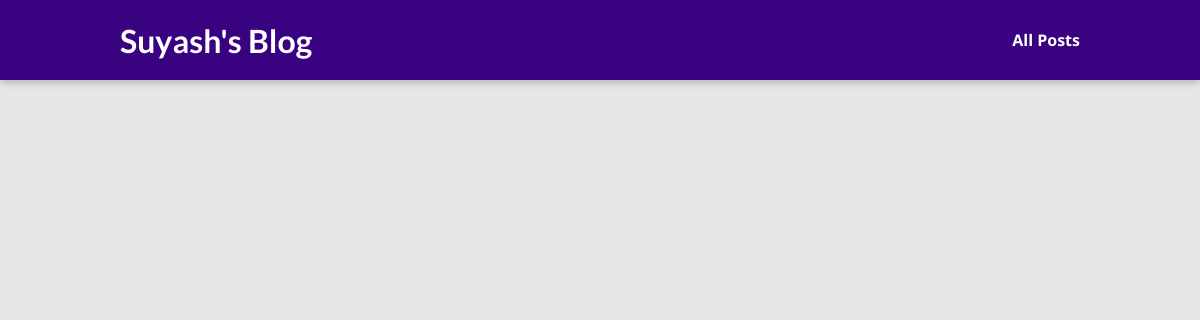
Page /posts on the earlier database version.
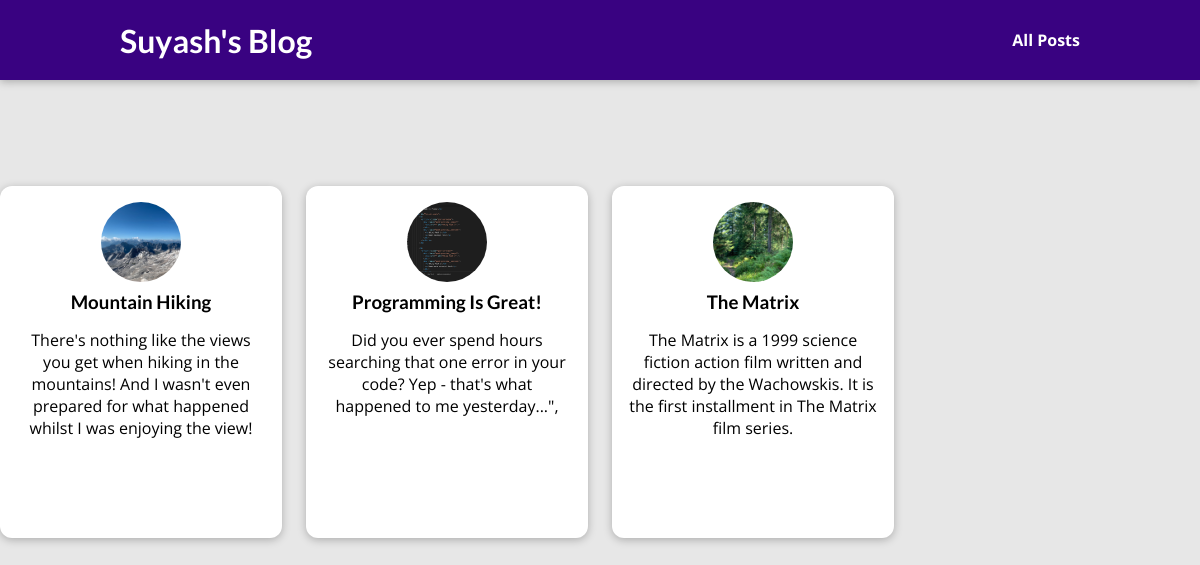
Same page on the later database version.
### blog/models.py (models this page shows, shortened)
class Post(models.Model):
    title = models.CharField(max_length=100)
    excerpt = models.CharField(max_length=200)
    image_name = models.CharField(max_length=100)
    date = models.DateField(auto_now=True)
    slug = models.SlugField(unique=True, db_index=True)
    content = models.TextField(validators=[MinLengthValidator(50)])
    author = models.ForeignKey(Author, on_delete=models.SET_NULL, null="True", related_name="posts")
    tags = models.ManyToManyField(Tag)

### blog/views.py (the view)
# urls.py: path("posts", views.posts, name="post-page"),
def posts(request):
    return render(request, "blog/all_posts.html", {
        "all_posts": Post.objects.all()
    })

### blog/templates/blog/all_posts.html (shortened to what this page needs)
{% extends "base.html" %}
{% load static %}
{% block css_files %}
<link rel="stylesheet" href="{% static 'blog/all_posts.css'%}" />
<link rel="stylesheet" href="{% static 'blog/post.css'%}" />
{% endblock %}
{% block content %}
<section style="margin-top:25px" id="all_posts">
    <h2>My Collected Posts</h2>
    <ul >
        {% for post in all_posts %}
            {% include "blog/include/post.html"%}
        {% endfor %}
    </ul>
</section>
{% endblock %}

### templates/base.html (shortened to what this page needs)
{% load static %}
<!DOCTYPE html>
<html lang="en">
<head>
    <link rel="stylesheet" href="{% static 'app.css'%}" />
    {% block css_files %}
    {% endblock %}
</head>
<header id="main-navigation">
    <h1><a href="{% url 'starting-page'%}">Suyash's Blog</a></h1>
    <nav>
        <a href="{% url 'post-page'%}">All Posts</a>
    </nav>
</header>
<body>
    {% block content %}
    {% endblock %}
</body>
</html>

### blog/templates/blog/include/post.html
{% load static %}
<li>
    <article class="post">
        <a href="{% url 'post-detail-page' post.slug%}">
            <img src="{% static 'blog/images/'|add:post.image_name%}" alt="{{ post.title }}" />
            <div class="post_content">
                <h3> {{ post.title }}</h3>
                <p> {{ post.excerpt }} </p>
            </div>
        </a>
    </article>
</li>

### static/app.css (style rules this page uses)
* { box-sizing: border-box; }
html { font-family: 'Open Sans', 'Lato', sans-serif; }
body { margin: 0; }
h1, h2, h3 { font-family: 'Lato', sans-serif; font-weight: bold; }
#main-navigation { width: 100%; height: 5rem; display: flex; justify-content: space-between; align-items: center; padding: 0 10%; position: absolute; top: 0; left: 0; }
#main-navigation a { text-decoration: none; color: white; font-weight: bold; }

### blog/static/blog/all_posts.css (style rules this page uses)
body { background-color: #e7e7e7; }
#main-navigation { background-color: #390281; box-shadow: 0 2px 8px rgba(0, 0, 0, 0.25); }
ul { list-style: none; margin: 0; padding: 0; display: grid; grid-template-columns: repeat(auto-fill, minmax(17rem, 1fr)); gap: 1.5rem; }
.post img { width: 7rem; height: 7rem; }
.post a { margin: 7rem auto; height: 22rem; transform-origin: center; box-shadow: 0 2px 8px rgba(0, 0, 0, 0.25); border-radius: 12px; background-color: white; }

### blog/static/blog/post.css (style rules this page uses)
.post { display: flex; flex-direction: column; align-items: center; text-align: center; }
.post a { text-decoration: none; color: black; transition: all 0.2s ease; padding: 1rem; }
.post img { width: 5rem; height: 5rem; object-fit: cover; border-radius: 50%; }
.post h3 { margin: 0.25rem 0; }

Differences in the rows shown:
added Post: image_name (picture), title "Mountain Hiking", excerpt "There's nothing like the views you get when hiking in the mountains! And I wasn't even prepared for what happened whilst I was enjoying the view!"
added Post: image_name (picture), title "Programming Is Great!", excerpt "Did you ever spend hours searching that one error in your code? Yep - that's what happened to me yesterday...\","
added Post: image_name (picture), title "The Matrix", excerpt "The Matrix is a 1999 science fiction action film written and directed by the Wachowskis. It is the first installment in The Matrix film series."
